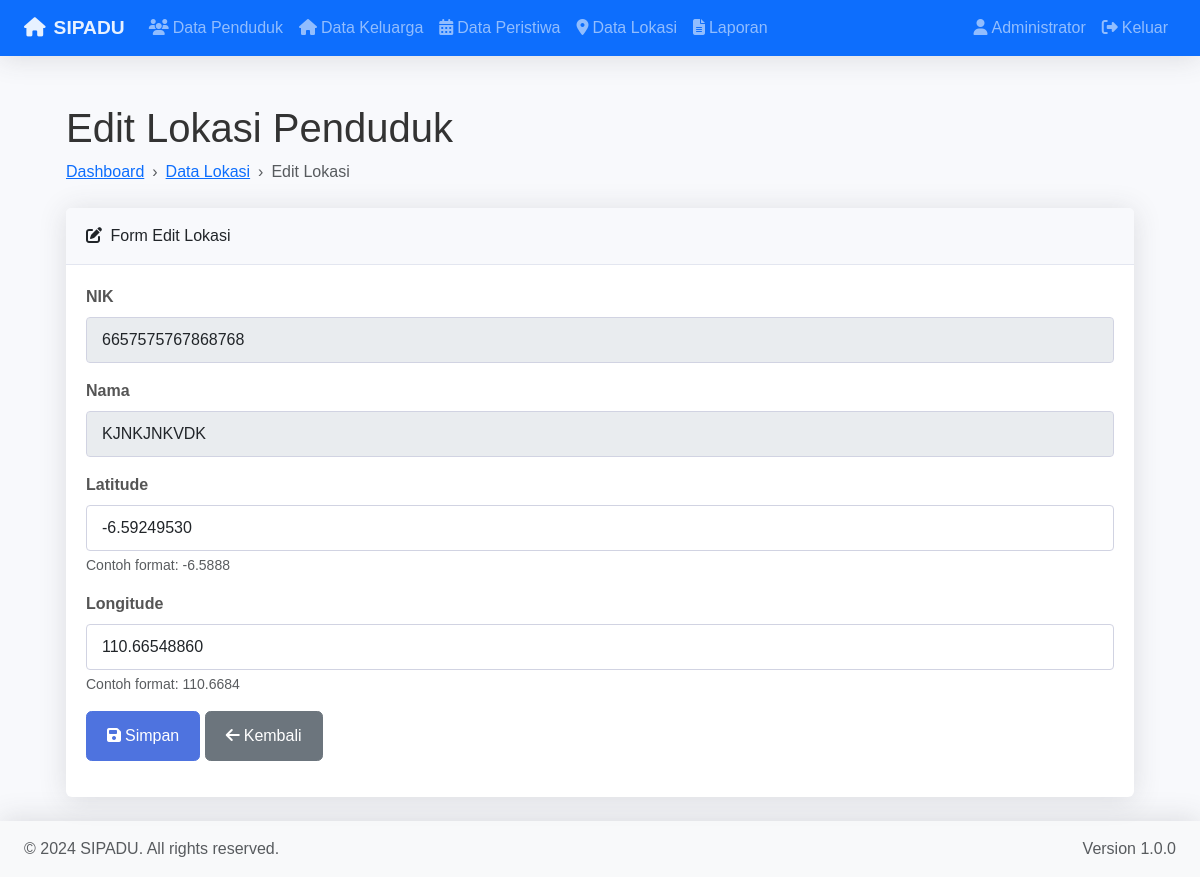
Screenshot of /modules/maps/edit.php?id=6 (signed in) with the database file from the repository.
### tables this page shows
CREATE TABLE `maps` (
  `id_maps` int(11) NOT NULL,
  `id_penduduk` int(11) NOT NULL,
  `latitude` decimal(10,8) NOT NULL,
  `longitude` decimal(11,8) NOT NULL,
  `created_at` timestamp NOT NULL DEFAULT current_timestamp(),
  `updated_at` timestamp NOT NULL DEFAULT current_timestamp() ON UPDATE current_timestamp()
);

CREATE TABLE `penduduk` (
  `id_penduduk` int(11) NOT NULL,
  `nik` varchar(16) NOT NULL,
  `nama` varchar(100) NOT NULL,
  `jenis_kelamin` enum('L','P') NOT NULL,
  `tanggal_lahir` date NOT NULL,
  `status_perkawinan` enum('BELUM MENIKAH','MENIKAH','CERAI HIDUP','CERAI MATI') NOT NULL,
  `agama` varchar(20) NOT NULL,
  `pekerjaan` varchar(50) NOT NULL,
  `id_keluarga` int(11) NOT NULL,
  `alamat` text NOT NULL,
  `created_at` timestamp NOT NULL DEFAULT current_timestamp(),
  `updated_at` timestamp NOT NULL DEFAULT current_timestamp() ON UPDATE current_timestamp()
);

### modules/maps/edit.php (the view, shortened to what this page needs)
<?php
require_once '../../includes/functions.php';
$pageTitle = 'Edit Lokasi Penduduk';
$db = new Database();
$conn = $db->getConnection();
$id_maps = (int)$_GET['id'];
try {
    $query = "SELECT m.*, p.nik, p.nama
              FROM maps m
              JOIN penduduk p ON m.id_penduduk = p.id_penduduk
              WHERE m.id_maps = :id_maps";
    $stmt = $conn->prepare($query);
    $stmt->execute(['id_maps' => $id_maps]);
    $data = $stmt->fetch(PDO::FETCH_ASSOC);
} catch(PDOException $e) {
    error_log($e->getMessage());
    $_SESSION['error'] = "Gagal mengambil data";
    redirect('index.php');
    exit();
}
include '../../includes/header.php';
?>
<div class="container-fluid px-4">
    <h1 class="mt-4"><?= $pageTitle ?></h1>
    <ol class="breadcrumb mb-4">
        <li class="breadcrumb-item"><a href="../../index.php">Dashboard</a></li>
        <li class="breadcrumb-item"><a href="index.php">Data Lokasi</a></li>
        <li class="breadcrumb-item active">Edit Lokasi</li>
    </ol>
    <div class="row">
        <div class="col-xl-12">
            <div class="card mb-4">
                <div class="card-header">
                    <i class="fas fa-edit me-1"></i>
                    Form Edit Lokasi
                </div>
                <div class="card-body">
                    <form action="" method="POST">
                        <div class="mb-3">
                            <label class="form-label">NIK</label>
                            <input type="text" class="form-control" value="<?= htmlspecialchars($data['nik']) ?>" disabled>
                        </div>
                        <div class="mb-3">
                            <label class="form-label">Nama</label>
                            <input type="text" class="form-control" value="<?= htmlspecialchars($data['nama']) ?>" disabled>
                        </div>
                        <div class="mb-3">
                            <label for="latitude" class="form-label">Latitude</label>
                            <input type="text" class="form-control" id="latitude" name="latitude"
                                   value="<?= htmlspecialchars($data['latitude']) ?>" required>
                            <div class="form-text">Contoh format: -6.5888</div>
                        </div>
                        <div class="mb-3">
                            <label for="longitude" class="form-label">Longitude</label>
                            <input type="text" class="form-control" id="longitude" name="longitude"
                                   value="<?= htmlspecialchars($data['longitude']) ?>" required>
                            <div class="form-text">Contoh format: 110.6684</div>
                        </div>
                        <div class="mb-3">
                            <button type="submit" class="btn btn-primary">
                                <i class="fas fa-save me-1"></i>Simpan
                            </button>
                            <a href="index.php" class="btn btn-secondary">
                                <i class="fas fa-arrow-left me-1"></i>Kembali
                            </a>
                        </div>
                    </form>
                </div>
            </div>
        </div>
    </div>
</div>
<?php include '../../includes/footer.php'; ?>

### assets/css/style.css (style rules this page uses)
body { min-height: 100vh; background-color: #f8f9fc; font-family: 'Nunito', sans-serif; color: #333; }
.card { border: none; box-shadow: 0 0.15rem 1.75rem 0 rgba(58, 59, 69, 0.15); margin-bottom: 1.5rem; }
.card-header { background-color: #f8f9fc; border-bottom: 1px solid #e3e6f0; padding: 1rem 1.25rem; }
.card-body { padding: 20px; }
.form-control { border-radius: 4px; border: 1px solid #d1d3e2; padding: 10px 15px; }
.form-label { font-weight: 600; color: #555; }
.btn { font-weight: 500; padding: 0.75rem 1.25rem; border-radius: 0.35rem; transition: all 0.2s; }
.btn i { margin-right: 0.5rem; }
.btn-primary { background-color: #4e73df; border-color: #4e73df; }
body { min-height: 100vh; background-color: #f8f9fc; }
.container-fluid { padding-left: 1.5rem; padding-right: 1.5rem; }
.breadcrumb { background: none; margin: 0; padding: 0; }
.breadcrumb-item + .breadcrumb-item::before { content: "›"; }

### rows the page displays
maps: id_penduduk.nik "6657575767868768", id_penduduk.nama "KJNKJNKVDK", latitude "-6.59249530", longitude "110.66548860"

### other values shown
APP_NAME "SIPADU"
$_SESSION['nama_lengkap'] "Administrator"
$pageTitle "Edit Lokasi Penduduk"
APP_VERSION "1.0.0"
